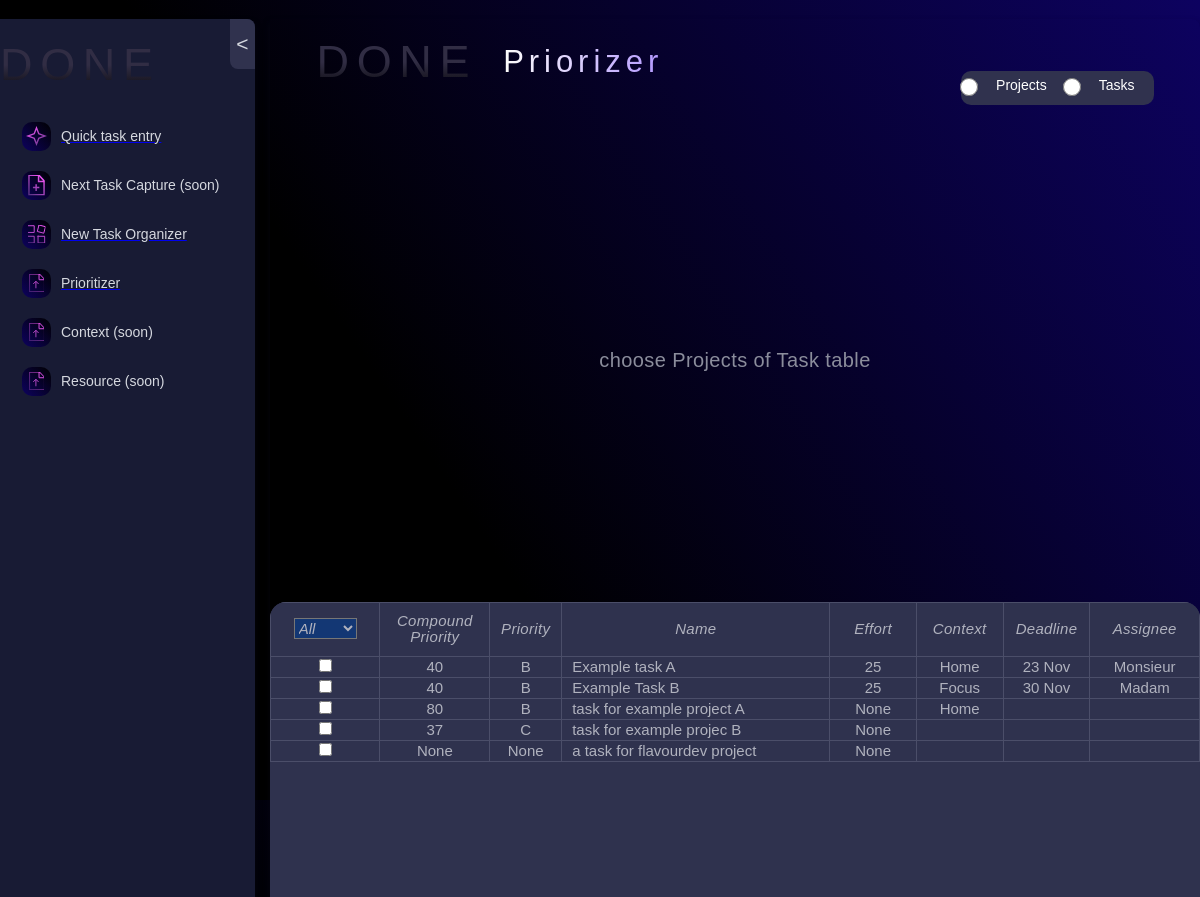
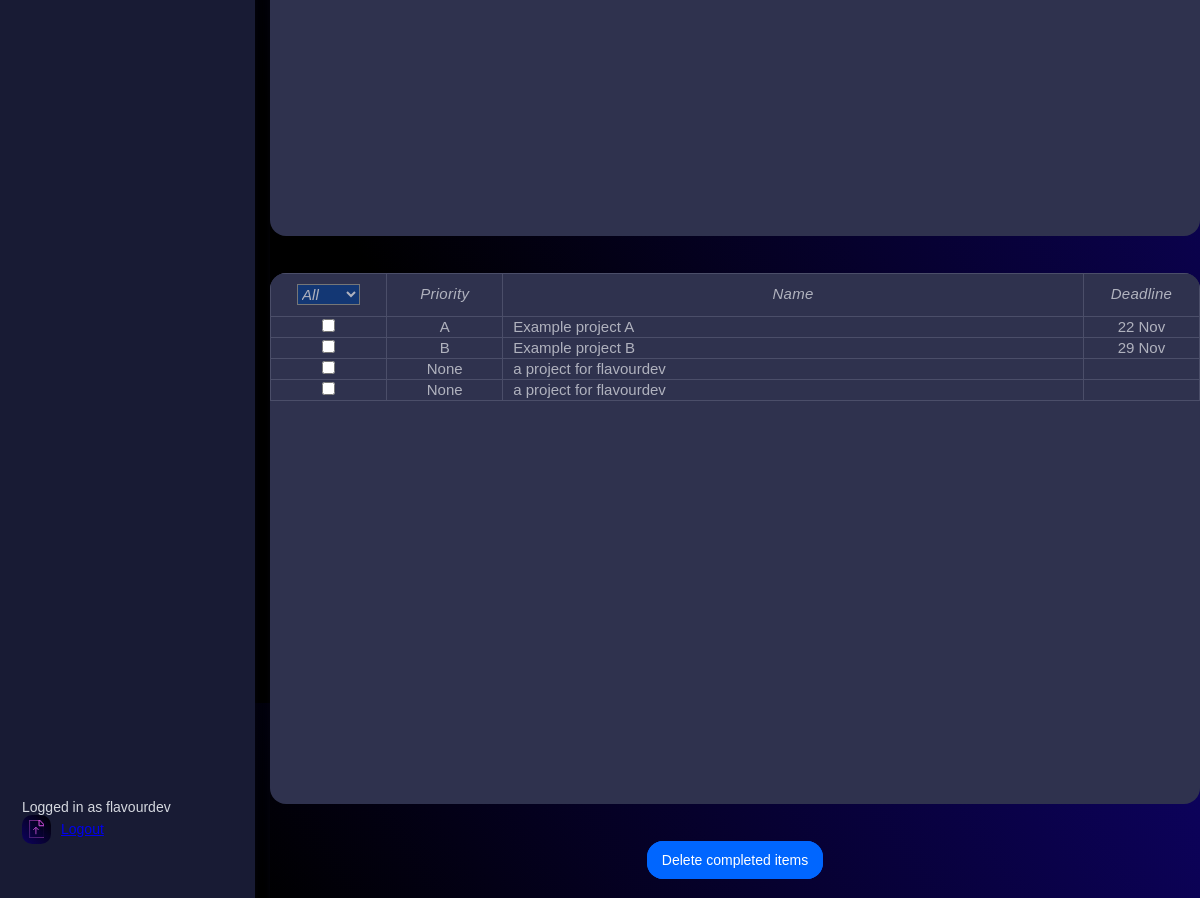
Page /prioritizer/ (signed in) on the earlier database version (2 pictures, top to bottom).
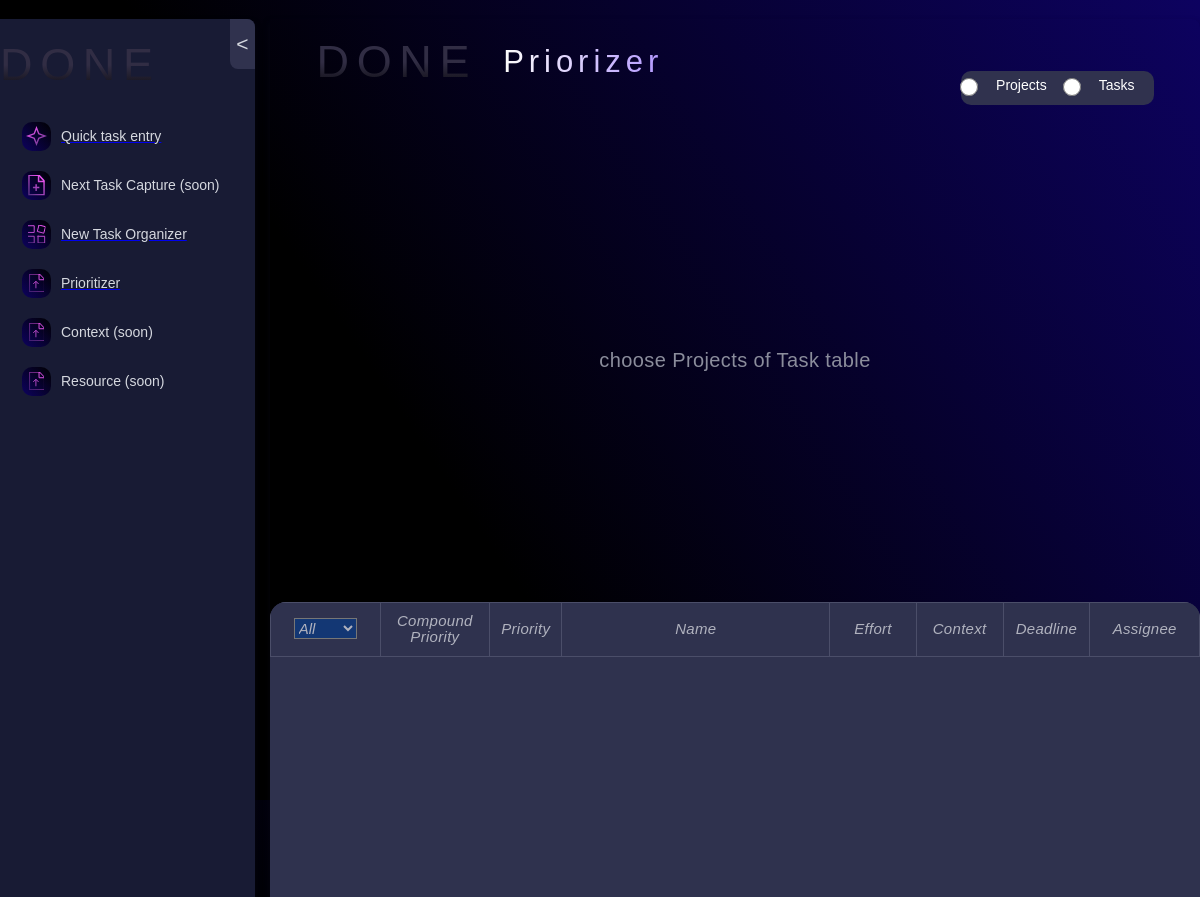
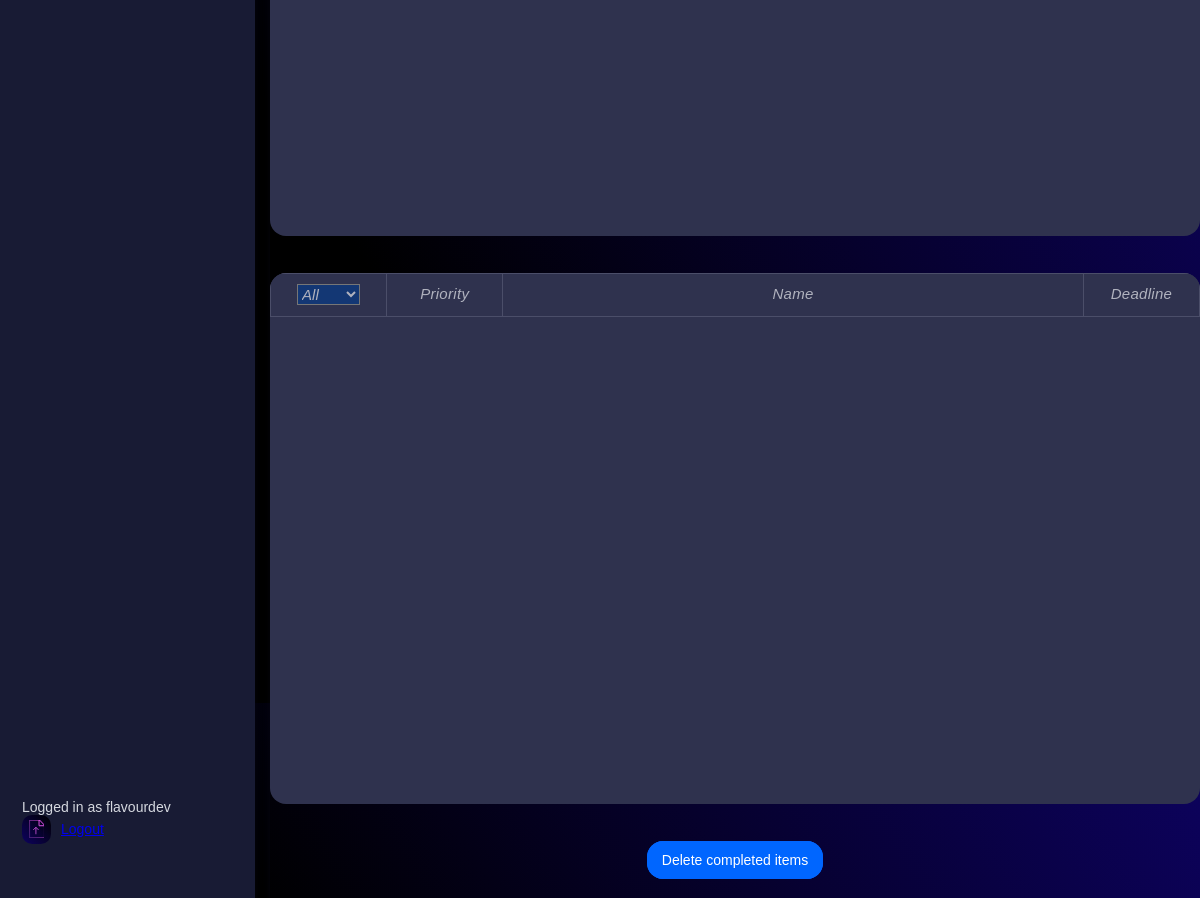
Same page on the later database version (2 pictures, top to bottom).
### tasks/models.py (models this page shows, shortened)
class Tasks(models.Model):
    PRIORITIES = [
        ("A", "A"),
        ("B", "B"),
        ("C", "C"),
        ("D", "D"),
    ]
    STATUSES = [
        ("Co", "Completed"),
        ("Cn", "Cancelled"),
        ("De", "Delegated"),
        ("Ip", "In Process"),
        ("Ns", "Not Started"),
        ("Wa", "Wait for"),
    ]
    user = models.ForeignKey(User, on_delete=models.CASCADE)
    priority = models.CharField(max_length=1, choices=PRIORITIES, null=True, blank=True)
    status = models.CharField(max_length=2, choices=STATUSES, default='Ns')
    complete = models.BooleanField(default=False)
    name = models.CharField(max_length=200)
    deadline = models.DateField(null=True, blank=True)
    context = models.ForeignKey(Context, on_delete=models.CASCADE,null=True, blank=True)
    effort = models.IntegerField(null=True, blank=True)
    assignee = models.ForeignKey(Assignee, on_delete=models.CASCADE, null=True, blank=True)
    parent = models.ForeignKey(Projects, on_delete=models.CASCADE, null=True, blank=True)
    new_task = models.BooleanField(default=True)
    compound_priority = models.IntegerField(null=True, blank=True)

class Context(models.Model):
    name = models.CharField(max_length=20)
    user = models.ForeignKey(User, on_delete=models.CASCADE)

class Assignee(models.Model):
    name = models.CharField(max_length=20)
    user = models.ForeignKey(User, on_delete=models.CASCADE)

class Projects(models.Model):
    PRIORITIES = [
        ("A", "A"),
        ("B", "B"),
        ("C", "C"),
        ("D", "D"),
    ]
    STATUSES = [
        ("Co", "Completed"),
        ("Cn", "Cancelled"),
        ("De", "Delegated"),
        ("Ip", "In Process"),
        ("Ns", "Not Started"),
        ("Wa", "Wait for"),
    ]
    user = models.ForeignKey(User, on_delete=models.CASCADE)
    project_priority = models.CharField(max_length=1, choices=PRIORITIES, null=True, blank=True)
    project_status = models.CharField(max_length=2, choices=STATUSES)
    project_complete = models.BooleanField(default=False)
    project_name = models.CharField(max_length=200)
    project_deadline = models.DateField(null=True, blank=True)

### tasks/views.py (the view)
# urls.py: path('prioritizer/', views.Prioritizer, name="prioritizer"),
@login_required
def Prioritizer(request):
    all_tasks = Tasks.objects.filter(user=request.user)
    all_projects=Projects.objects.filter(user=request.user)
    context_options = Context.objects.values_list('name', flat=True)
    context_options_list = list(context_options)
    assignee_options = Assignee.objects.values_list('name', flat=True)
    assignee_options_list = list(assignee_options)
    return render(request,
                "tasks/prioritizer.html",
                {'tasks':all_tasks,
                'projects':all_projects,
                'context_options_list':context_options_list,
                'assignee_options_list':assignee_options_list})

### tasks/templates/tasks/prioritizer.html (shortened to what this page needs)
{% extends 'base.html' %}
{% load static %}
{% block data-wf %}data-wf-page="653fc2444491a35371971509" data-wf-site="652482ea837db348b1939c93"{% endblock data-wf %}
{% load widget_tweaks %}
{% block content %}
  <div class="main-section">
    <div class="form-block-header w-form">
      <form id="wf-form-selector" name="wf-form-selector" data-name="selector" method="post" class="form-2" data-wf-page-id="653fc2444491a35371971509" data-wf-element-id="89f1164f-914e-c1bf-ad36-09a1e20dd3f5">
        <div class="nto-header-div medium">
          <div class="nto-hrd-div centered">
            <div class="nto-hdr">
              <div class="done-logo-small">DONE</div>
              <div class="hdr-2">Priorizer</div>
            </div>
          </div>
          <div class="nto-inpt-slct-div horizontal single-line">
            <label data-w-id="89f1164f-914e-c1bf-ad36-09a1e20dd40a" class="project-radio radio-btn-field w-radio">
              <input type="radio" id="project-radio" name="input-type" value="project" data-name="input type" class="w-form-formradioinput radio-btn w-radio-input">
              <span class="menu-txt w-form-label" for="project-2">Projects</span>
            </label>
            <label data-w-id="89f1164f-914e-c1bf-ad36-09a1e20dd40e" class="task-radio radio-btn-field w-radio">
              <input type="radio" id="task-radio" name="input-type" value="not actionable" data-name="input type" class="w-form-formradioinput radio-btn w-radio-input">
              <span class="radio-button-label w-form-label" for="not-actionable">Tasks</span>
            </label>
          </div>
        </div>
      </form>
    </div>
    <div id='hint-div' class="hint-block">
      <div class="project-name">choose Projects of Task table</div>
    </div>
    <div id='task-table-div' class="tbl-frame">
      <table class="task-table_component">
        <thead class="task-table_head">
          <tr class="task-table_row">
            <th class="tbl-hdr" data-sort="completion" style="width: 110px;">
              <div class="filter-dropdown">
                <select class="filter-select" id="task-completion-filter">
                    <option value="">All</option>
                </select>
              </div>
            </th>
            <th class="tbl-hdr" data-sort="compound" style="width: 110px;">Compound <br>Priority</th>
            <th class="tbl-hdr" data-sort="priority" style="width: 72px;">Priority</th>
            <th class="tbl-hdr" data-sort="name" style="width: 272px;">Name</th>
            <th class="tbl-hdr" data-sort="effort" style="width: 87px;">Effort</th>
            <th class="tbl-hdr" data-sort="context" style="width: 87px;">Context</th>
            <th class="tbl-hdr" data-sort="deadline" style="width: 87px;">Deadline</th>
            <th class="tbl-hdr" data-sort="assignee" style="width: 110px;">Assignee</th>
          </tr>
        </thead>
          {% for task in tasks %}
          <tr class="rendered-row">
              <td class="tbl-cell centered" data-id="{{ task.id }}" data-type="complete">
                {% if task.complete %}
                  <input type="checkbox" data-id="{{ task.id }}" class="input-data form-control completion-checkbox" checked>
                {% else %}
                  <input type="checkbox" data-id="{{ task.id }}" class="input-data form-control completion-checkbox">
                {% endif %}
              </td>
              <td class="tbl-cell centered task-priority" id="compound-priority-{{ task.id }}" data-type="compound">{{ task.compound_priority }}</td>
              <td class="priority tbl-cell centered" id="task-priority" data-id="{{ task.id }}" data-type="priority">{{ task.priority }}</td>
              <td class="editable tbl-cell" data-id="{{ task.id }}" data-type="name">{{ task.name }}</td>
              <td class="editable tbl-cell centered" data-id="{{ task.id }}" data-type="effort">{{ task.effort }}</td>
              <td class="context tbl-cell centered" data-id="{{ task.id }}" data-type="context">{{ task.context.name }}</td>
              <td class="editable tbl-cell centered" data-id="{{ task.id }}" data-type="deadline">{{ task.deadline|date:"j M" }}</td>
              <td class="assignee tbl-cell centered" data-id="{{ task.id }}" data-type="assignee">{{ task.assignee.name }}</td>
          </tr>
          {% endfor %}
      </table>
    </div>
    <div id='project-table-div' class="tbl-frame">
      <table class="project-table_component">
        <thead class="task-table_head">
          <tr class="task-table_row">
            <th class="tbl-hdr" data-sort="completion" style="width: 100px;">
              <div class="filter-dropdown">
                <select class="filter-select" id="project-completion-filter">
                  <option value="">All</option>
                </select>
              </div>
            </th>
            <th class="tbl-hdr " data-sort="priority" style="width: 100px;">Priority</th>
            <th class="tbl-hdr" data-sort="name" style="width: 500px;">Name</th>
            <th class="tbl-hdr" data-sort="deadline" style="width: 100px;">Deadline</th>
          </tr>
        </thead>
        <tbody class="task-table_body">
          {% for project in projects %}
          <tr class="rendered-row">
              <td class="tbl-cell centered" data-id="{{ project.id }}" data-type="complete">
                {% if project.project_complete %}
                  <input type="checkbox" data-id="{{ project.id }}" class="input-data form-control completion-checkbox" checked>
                {% else %}
                  <input type="checkbox" data-id="{{ project.id }}" class="input-data form-control completion-checkbox">
                {% endif %}
              </td>
              <td class="priority tbl-cell centered" data-id="{{ project.id }}" data-type="priority">{{ project.project_priority }}</td>
              <td class="editable tbl-cell" data-id="{{ project.id }}" data-type="name">{{ project.project_name }}</td>
              <td class="editable tbl-cell centered" data-id="{{ project.id }}" data-type="deadline">{{ project.project_deadline|date:"j M" }}</td>
          </tr>
          {% endfor %}
        </tbody>
      </table>
    </div>
    <div class="frame-427318914" id="delete-btn">
      <div class="frame-427318912">
        <button type="submit" name="action" value="pocess" class="submit-btn w-button">Delete completed items</button>
      </div>
    </div>
  </div>
  {% endblock content %}

### templates/base.html (shortened to what this page needs)
{% load static %}
{% load widget_tweaks %}
<!DOCTYPE html>
<html {% block data-wf %}{% endblock data-wf %}>
<head>
  <link rel="stylesheet" href="{% static 'tasks/normalize.css' %}" />
  <link rel="stylesheet" href="{% static 'tasks/webflow.css' %}" />
  <link rel="stylesheet" href="{% static 'tasks/done-the-app.webflow.css' %}" />
</head>
<body class="body">
  <div class="full-frame">
    <div class="side-menu-div">
      <div class="nav-hdr">
        <div class="text">DONE</div>
      </div>
      <div class="all-tabs">
        <div class="tab-div">
          <a href="{% url 'QuickTaskEntry' %}" class="tab-div-round">
            <div class="icon-bg">
              <img src="{% static 'tasks/Vectors-Wrapper.svg' %}" loading="lazy" width="21" height="20" alt="" class="new-tsk-icon">
            </div>
            <div class="side-nemu-txt-div">
              <div class="side-menu-text">Quick task entry</div>
            </div>
          </a>
        </div>
        <div class="tab-div">
          <div class="tab-div-round">
            <div class="icon-bg"><img src="{% static 'tasks/Vectors-Wrapper_1.svg' %}" loading="lazy" width="17.691770553588867" height="21" alt="" class="add-icon"></div>
            <div class="side-nemu-txt-div">
              <div class="side-menu-text">Next Task Capture (soon)</div>
            </div>
          </div>
        </div>
        <div class="tab-div">
          <a href="{% url 'NewTaskOrganizerWelcome' %}" class="tab-div-round">
            <div class="icon-bg"><img src="{% static 'tasks/Vectors-Wrapper_2.svg' %}" loading="lazy" width="18" height="18.000696182250977" alt="" class="nto-icon"></div>
            <div class="side-nemu-txt-div">
              <div class="side-menu-text">New Task Organizer</div>
            </div>
          </a>
        </div>
        <div class="tab-div">
          <a href="{% url 'prioritizer' %}" class="tab-div-round">
            <div class="icon-bg"><img src="{% static 'tasks/Vectors-Wrapper_3.svg' %}" loading="lazy" width="14.934459686279297" height="18" alt="" class="prio-icon"></div>
            <div class="side-nemu-txt-div">
              <div class="side-menu-text">Prioritizer</div>
            </div>
          </a>
        </div>
        <div class="tab-div">
          <div class="tab-div-round">
            <div class="icon-bg"><img src="{% static 'tasks/Vectors-Wrapper_3.svg' %}" loading="lazy" width="14.934459686279297" height="18" alt="" class="prio-icon"></div>
            <div class="side-nemu-txt-div">
              <div class="side-menu-text">Context (soon)</div>
            </div>
          </div>
        </div>
        <div class="tab-div">
          <div class="tab-div-round">
            <div class="icon-bg"><img src="{% static 'tasks/Vectors-Wrapper_3.svg' %}" loading="lazy" width="14.934459686279297" height="18" alt="" class="prio-icon"></div>
            <div class="side-nemu-txt-div">
              <div class="side-menu-text">Resource (soon)</div>
            </div>
          </div>
        </div>
      </div>
      <div class="slider-btn">
        <div class="slider-icon">&lt;</div>
      </div>
      <footer class="tab-div nav-hdr bottom">
        {% if user.is_authenticated %}
        <div class="tab-div-round">
          <div class="side-nemu-txt-div">
            <div class="side-menu-text">
              Logged in as {{ user.username }}
            </div>
          </div>
        </div>
        <div class="tab-div-round">
          <div class="icon-bg"><img src="{% static 'tasks/Vectors-Wrapper_3.svg' %}" loading="lazy" width="14.934459686279297" height="18" alt="" class="prio-icon"></div>
          <div class="side-nemu-txt-div">
            <div class="side-menu-text">
              <a href="{% url 'account_logout' %}">Logout</a>
            </div>
          </div>
        </div>
        {% endif %}
      </footer>
    </div>
  <div class="content-div-5">
    {% block content %}
    {% endblock content %}
  </div>
  </div>
  </body>
</html>

### tasks/static/tasks/webflow.css (style rules this page uses)
* { -webkit-box-sizing: border-box; -moz-box-sizing: border-box; box-sizing: border-box; }
html { height: 100%; }
body { margin: 0; min-height: 100%; background-color: #fff; font-family: Arial, sans-serif; font-size: 14px; line-height: 20px; color: #333; }
img { max-width: 100%; vertical-align: middle; display: inline-block; }
.w-button { display: inline-block; padding: 9px 15px; background-color: #3898EC; color: white; border: 0; line-height: inherit; text-decoration: none; cursor: pointer; border-radius: 0; }
button, [type='button'], [type='reset'] { border: 0; cursor: pointer; -webkit-appearance: button; }
.w-form { margin: 0 0 15px; }
label { display: block; margin-bottom: 5px; font-weight: bold; }
.w-form-label { display: inline-block; cursor: pointer; font-weight: normal; margin-bottom: 0px; }
.w-radio { display: block; margin-bottom: 5px; padding-left: 20px; }
.w-radio:before, .w-radio:after { content: " "; display: table; grid-column-start: 1; grid-row-start: 1; grid-column-end: 2; grid-row-end: 2; }
.w-radio:after { clear: both; }
.w-radio-input { margin: 4px 0 0; line-height: normal; float: left; margin-left: -20px; }
.w-radio-input { margin-top: 3px; }

Differences in the rows shown:
removed Tasks: compound_priority "40", priority "B", name "Example task A", effort "25", context.name "Home", deadline "23 Nov", assignee.name "Monsieur"
removed Tasks: compound_priority "40", priority "B", name "Example Task B", effort "25", context.name "Focus", deadline "30 Nov", assignee.name "Madam"
removed Tasks: compound_priority "80", priority "B", name "task for example project A", effort "None", context.name "Home"
removed Tasks: compound_priority "37", priority "C", name "task for example projec B", effort "None"
removed Tasks: compound_priority "None", priority "None", name "a task for flavourdev project", effort "None"
removed Projects: project_priority "A", project_name "Example project A", project_deadline "22 Nov"
removed Projects: project_priority "B", project_name "Example project B", project_deadline "29 Nov"
removed Projects: project_priority "None", project_name "a project for flavourdev"
removed Projects: project_priority "None", project_name "a project for flavourdev"
